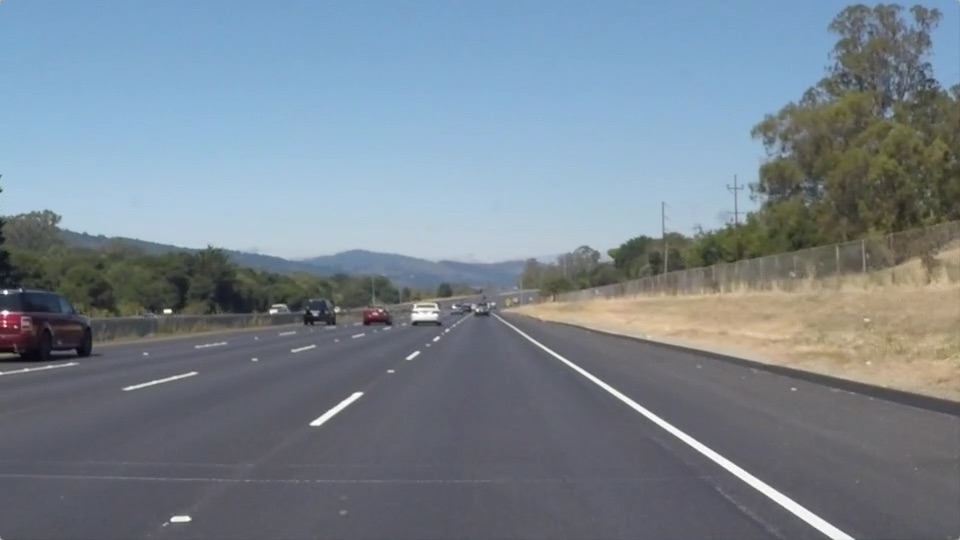
#> input picture CarND-LaneLines-P1-master/test_images/solidWhiteRight.jpg, 960 x 540 px
$ jupyter execute --allow-errors P1.ipynb   (shell and % lines are left out)
#> lines starting #> are read from the running program, lines starting #| are printed output that depends on the picture
# Self-Driving Car Engineer Nanodegree

## Project: **Finding Lane Lines on the Road**
***
In this project, you will use the tools you learned about in the lesson to identify lane lines on the road.  You can develop your pipeline on a series of individual images, and later apply the result to a video stream (really just a series of images). Check out the video clip "raw-lines-example.mp4" (also contained in this repository) to see what the output should look like after using the helper functions below.

Once you have a result that looks roughly like "raw-lines-example.mp4", you'll need to get creative and try to average and/or extrapolate the line segments you've detected to map out the full extent of the lane lines.  You can see an example of the result you're going for in the video "P1_example.mp4".  Ultimately, you would like to draw just one line for the left side of the lane, and one for the right.

In addition to implementing code, there is a brief writeup to complete. The writeup should be completed in a separate file, which can be either a markdown file or a pdf document. There is a [write up template](https://github.com/udacity/CarND-LaneLines-P1/blob/master/writeup_template.md) that can be used to guide the writing process. Completing both the code in the Ipython notebook and the writeup template will cover all of the [rubric points](https://review.udacity.com/#!/rubrics/322/view) for this project.

---
Let's have a look at our first image called 'test_images/solidWhiteRight.jpg'.  Run the 2 cells below (hit Shift-Enter or the "play" button above) to display the image.

**Note: If, at any point, you encounter frozen display windows or other confounding issues, you can always start again with a clean slate by going to the "Kernel" menu above and selecting "Restart & Clear Output".**

---

**The tools you have are color selection, region of interest selection, grayscaling, Gaussian smoothing, Canny Edge Detection and Hough Tranform line detection.  You  are also free to explore and try other techniques that were not presented in the lesson.  Your goal is piece together a pipeline to detect the line segments in the image, then average/extrapolate them and draw them onto the image for display (as below).  Once you have a working pipeline, try it out on the video stream below.**

---

<figure>

 <figcaption>
 <p></p>
 <p style="text-align: center;"> Your output should look something like this (above) after detecting line segments using the helper functions below </p>
 </figcaption>
</figure>
 <p></p>
<figure>

 <figcaption>
 <p></p>
 <p style="text-align: center;"> Your goal is to connect/average/extrapolate line segments to get output like this</p>
 </figcaption>
</figure>

**Run the cell below to import some packages.  If you get an `import error` for a package you've already installed, try changing your kernel (select the Kernel menu above --> Change Kernel).  Still have problems?  Try relaunching Jupyter Notebook from the terminal prompt.  Also, consult the forums for more troubleshooting tips.**

## Import Packages

[cell 1]
#importing some useful packages
import matplotlib.pyplot as plt
import matplotlib.image as mpimg
import numpy as np
import cv2

## Read in an Image

[cell 2]
#reading in an image
image = mpimg.imread('test_images/solidWhiteRight.jpg')
#> image is the input picture: shape (540, 960, 3); mean R, G, B 120.3, 132.6, 143.7

#printing out some stats and plotting
print('This image is:', type(image), 'with dimensions:', image.shape)
#| This image is: <class 'numpy.ndarray'> with dimensions: (540, 960, 3)
plt.imshow(image)  # if you wanted to show a single color channel image called 'gray', for example, call as plt.imshow(gray, cmap='gray')

## Ideas for Lane Detection Pipeline

**Some OpenCV functions (beyond those introduced in the lesson) that might be useful for this project are:**

`cv2.inRange()` for color selection
`cv2.fillPoly()` for regions selection
`cv2.line()` to draw lines on an image given endpoints
`cv2.addWeighted()` to coadd / overlay two images
`cv2.cvtColor()` to grayscale or change color
`cv2.imwrite()` to output images to file
`cv2.bitwise_and()` to apply a mask to an image

**Check out the OpenCV documentation to learn about these and discover even more awesome functionality!**

## Helper Functions

Below are some helper functions to help get you started. They should look familiar from the lesson!

[cell 3]
import math

# [7 lines left out: function grayscale, not called in this run]
    # Or use BGR2GRAY if you read an image with cv2.imread()
    # return cv2.cvtColor(img, cv2.COLOR_BGR2GRAY)

def canny(img, low_threshold, high_threshold):
    """Applies the Canny transform"""
    return cv2.Canny(img, low_threshold, high_threshold)

def gaussian_blur(img, kernel_size):
    """Applies a Gaussian Noise kernel"""
    return cv2.GaussianBlur(img, (kernel_size, kernel_size), 0)

# [73 lines left out: functions region_of_interest, draw_lines, hough_lines, weighted_img, not called in this run]

## Test Images

Build your pipeline to work on the images in the directory "test_images"
**You should make sure your pipeline works well on these images before you try the videos.**

[cell 4]
import os
os.listdir("test_images/")

## Build a Lane Finding Pipeline

Build the pipeline and run your solution on all test_images. Make copies into the `test_images_output` directory, and you can use the images in your writeup report.

Try tuning the various parameters, especially the low and high Canny thresholds as well as the Hough lines parameters.

[cell 5]
# TODO: Build your pipeline that will draw lane lines on the test_images
# then save them to the test_images_output directory.

## Test on Videos

You know what's cooler than drawing lanes over images? Drawing lanes over video!

We can test our solution on two provided videos:

`solidWhiteRight.mp4`

`solidYellowLeft.mp4`

**Note: if you get an import error when you run the next cell, try changing your kernel (select the Kernel menu above --> Change Kernel). Still have problems? Try relaunching Jupyter Notebook from the terminal prompt. Also, consult the forums for more troubleshooting tips.**

**If you get an error that looks like this:**
```
NeedDownloadError: Need ffmpeg exe.
You can download it by calling:
imageio.plugins.ffmpeg.download()
```
**Follow the instructions in the error message and check out [this forum post](https://discussions.udacity.com/t/project-error-of-test-on-videos/274082) for more troubleshooting tips across operating systems.**

[cell 6]
# Import everything needed to edit/save/watch video clips
from moviepy.editor import VideoFileClip
from IPython.display import HTML

[cell 7]
# [6 lines left out: function process_image, not called in this run]

Let's try the one with the solid white lane on the right first ...

[cell 8]
white_output = 'test_videos_output/solidWhiteRight.mp4'
## To speed up the testing process you may want to try your pipeline on a shorter subclip of the video
## To do so add .subclip(start_second,end_second) to the end of the line below
## Where start_second and end_second are integer values representing the start and end of the subclip
## You may also uncomment the following line for a subclip of the first 5 seconds
##clip1 = VideoFileClip("test_videos/solidWhiteRight.mp4").subclip(0,5)
#> (the rest of this cell did not finish here and is left out)

Play the video inline, or if you prefer find the video in your filesystem (should be in the same directory) and play it in your video player of choice.

[cell 9]
HTML("""
<video width="960" height="540" controls>
  <source src="{0}">
</video>
""".format(white_output))

## Improve the draw_lines() function

**At this point, if you were successful with making the pipeline and tuning parameters, you probably have the Hough line segments drawn onto the road, but what about identifying the full extent of the lane and marking it clearly as in the example video (P1_example.mp4)?  Think about defining a line to run the full length of the visible lane based on the line segments you identified with the Hough Transform. As mentioned previously, try to average and/or extrapolate the line segments you've detected to map out the full extent of the lane lines. You can see an example of the result you're going for in the video "P1_example.mp4".**

**Go back and modify your draw_lines function accordingly and try re-running your pipeline. The new output should draw a single, solid line over the left lane line and a single, solid line over the right lane line. The lines should start from the bottom of the image and extend out to the top of the region of interest.**

Now for the one with the solid yellow lane on the left. This one's more tricky!

[cell 10]
yellow_output = 'test_videos_output/solidYellowLeft.mp4'
## To speed up the testing process you may want to try your pipeline on a shorter subclip of the video
## To do so add .subclip(start_second,end_second) to the end of the line below
## Where start_second and end_second are integer values representing the start and end of the subclip
## You may also uncomment the following line for a subclip of the first 5 seconds
##clip2 = VideoFileClip('test_videos/solidYellowLeft.mp4').subclip(0,5)
#> (the rest of this cell did not finish here and is left out)

[cell 11]
HTML("""
<video width="960" height="540" controls>
  <source src="{0}">
</video>
""".format(yellow_output))

## Writeup and Submission

If you're satisfied with your video outputs, it's time to make the report writeup in a pdf or markdown file. Once you have this Ipython notebook ready along with the writeup, it's time to submit for review! Here is a [link](https://github.com/udacity/CarND-LaneLines-P1/blob/master/writeup_template.md) to the writeup template file.

## Optional Challenge

Try your lane finding pipeline on the video below.  Does it still work?  Can you figure out a way to make it more robust?  If you're up for the challenge, modify your pipeline so it works with this video and submit it along with the rest of your project!

[cell 12]
challenge_output = 'test_videos_output/challenge.mp4'
## To speed up the testing process you may want to try your pipeline on a shorter subclip of the video
## To do so add .subclip(start_second,end_second) to the end of the line below
## Where start_second and end_second are integer values representing the start and end of the subclip
## You may also uncomment the following line for a subclip of the first 5 seconds
##clip3 = VideoFileClip('test_videos/challenge.mp4').subclip(0,5)
#> (the rest of this cell did not finish here and is left out)

[cell 13]
HTML("""
<video width="960" height="540" controls>
  <source src="{0}">
</video>
""".format(challenge_output))

[cell 14]
import os
os.listdir("test_images/")

[cell 15]
from os.path import join, basename
images_dir = "test_images/"
test_images = [join(images_dir, name) for name in os.listdir(images_dir)]

[cell 16]
print(test_images)

[cell 17]
import matplotlib.pyplot as plt
import matplotlib.image as mpimg
import numpy as np
import cv2, math, os
line_img = np.zeros(shape=(540, 960))

color=[255, 255, 0]
thickness=7
cv2.line(line_img, (389, 379) ,(469, 322), color, thickness)
# cv2.line(line_img, (308, 438), (464, 320), color, thickness)
# cv2.line(line_img, (351, 410), (442, 339), color, thickness)

length = math.hypot(469 - 389, 322 - 379)
slope = ((322 - 379)/(469 - 389))
angle = math.degrees(math.asin(slope))
print(length,slope,angle)

plt.imshow(line_img)
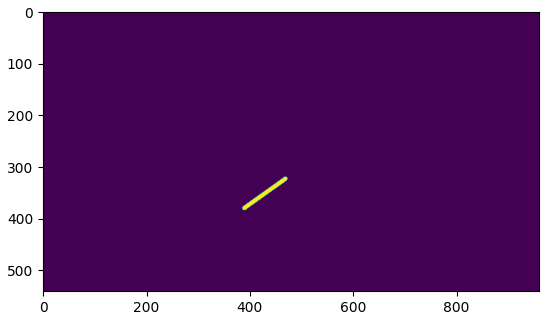
#> figure drawn by matplotlib, 1 panel
